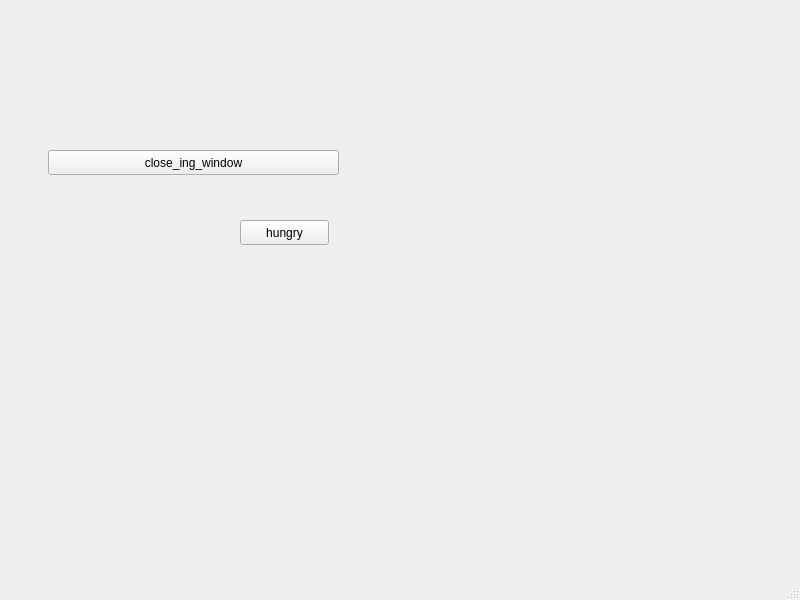
<?xml version="1.0" encoding="UTF-8"?>
<ui version="4.0">
 <class>MainWindow</class>
 <widget class="QMainWindow" name="MainWindow">
  <property name="geometry">
   <rect>
    <x>0</x>
    <y>0</y>
    <width>800</width>
    <height>600</height>
   </rect>
  </property>
  <property name="windowTitle">
   <string>MainWindow</string>
  </property>
  <widget class="QWidget" name="centralwidget">
   <widget class="QPushButton" name="close_window">
    <property name="geometry">
     <rect>
      <x>48</x>
      <y>150</y>
      <width>291</width>
      <height>25</height>
     </rect>
    </property>
    <property name="text">
     <string>close_ing_window</string>
    </property>
   </widget>
   <widget class="QPushButton" name="hungry">
    <property name="geometry">
     <rect>
      <x>240</x>
      <y>220</y>
      <width>89</width>
      <height>25</height>
     </rect>
    </property>
    <property name="text">
     <string>hungry</string>
    </property>
   </widget>
  </widget>
  <widget class="QMenuBar" name="menubar">
   <property name="geometry">
    <rect>
     <x>0</x>
     <y>0</y>
     <width>800</width>
     <height>27</height>
    </rect>
   </property>
  </widget>
  <widget class="QStatusBar" name="statusbar"/>
 </widget>
 <resources/>
 <connections/>
</ui>
